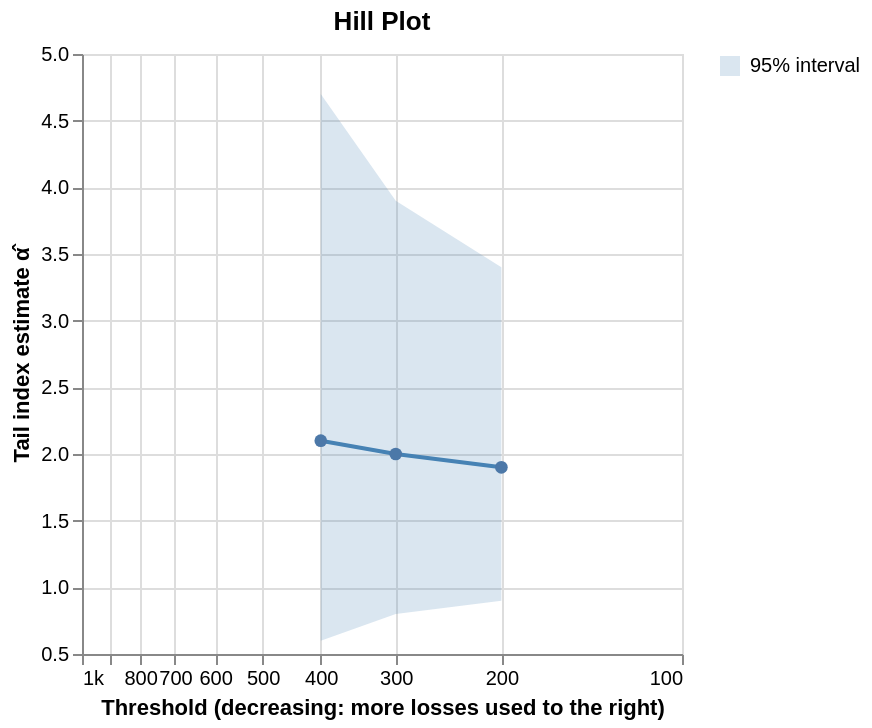

Specify this chart in Vega-Lite:
### Vega-Lite specification from a JSON file in a GitHub repository (floating-point values rounded to 4 significant figures)
{"$schema": "https://vega.github.io/schema/vega-lite/v6.json", "title": "Hill Plot", "width": "container", "height": "container", "data": {"values": [{"k": 2, "threshold": 400, "estimate": 2.1, "lower": 0.6, "upper": 4.7}, {"k": 3, "threshold": 300, "estimate": 2.0, "lower": 0.8, "upper": 3.9}, {"k": 4, "threshold": 200, "estimate": 1.9, "lower": 0.9, "upper": 3.4}]}, "encoding": {"x": {"field": "threshold", "type": "quantitative", "title": "Threshold (decreasing: more losses used to the right)", "scale": {"type": "log", "reverse": true}, "axis": {"format": "~s"}}}, "layer": [{"transform": [{"calculate": "'95% interval'", "as": "legend"}], "mark": {"type": "area", "opacity": 0.2}, "encoding": {"y": {"field": "lower", "type": "quantitative", "title": "Tail index estimate α̂", "scale": {"zero": false}}, "y2": {"field": "upper"}, "color": {"field": "legend", "type": "nominal", "scale": {"range": ["steelblue"]}, "legend": {"title": null, "symbolType": "square"}}}}, {"mark": {"type": "line", "point": {"filled": true, "size": 40}, "color": "steelblue"}, "encoding": {"y": {"field": "estimate", "type": "quantitative"}, "tooltip": [{"field": "k", "type": "quantitative", "title": "k (losses used)"}, {"field": "threshold", "type": "quantitative", "title": "Threshold", "format": ",.0f"}, {"field": "estimate", "type": "quantitative", "title": "α̂", "format": ".2f"}, {"field": "lower", "type": "quantitative", "title": "95% lower", "format": ".2f"}, {"field": "upper", "type": "quantitative", "title": "95% upper", "format": ".2f"}]}}]}
